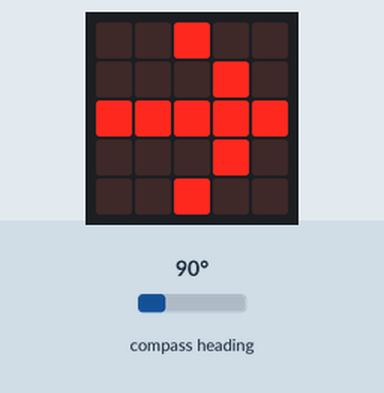
Recording of a program running on a simulated BBC micro:bit (MakeCode). Parts: the board's 5×5 LED display. The test bench sets the inputs (shaded band); at power-on: compass heading 90°. The compass is already calibrated.

Above: at 1.2 s.
1.3 s: compass heading set to 119°
3.0 s: compass heading set to 129°
At 3.6 s:
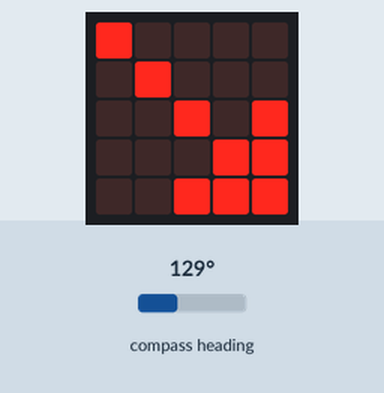
4.5 s: compass heading set to 167°
6.0 s: compass heading set to 177°
At 7.1 s:
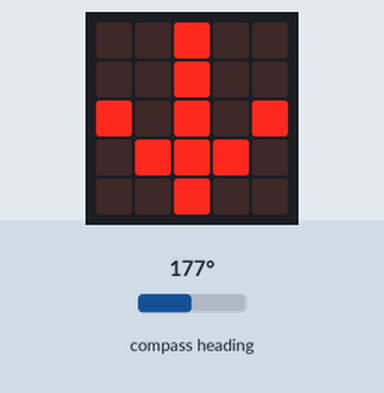
7.5 s: compass heading set to 255°
9.0 s: compass heading set to 267°
At 10.0 s:
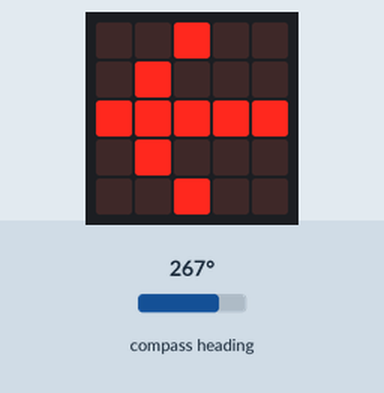
Timing chart, 0 to 11.5 s (numbered marks = the images above; inputs shaded):
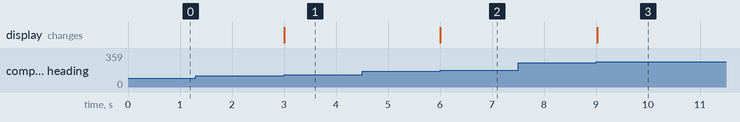

Measured:
- the behaviour switches between 125 and 126° on compass heading (found by bisection; images 0 and 1)
- the behaviour switches between 170 and 171° on compass heading (found by bisection; images 1 and 2)
- the behaviour switches between 260 and 261° on compass heading (found by bisection; images 2 and 3)
- after the input at 1.3 s, every drawn part: stays the same
- after the input at 3.0 s, the display: changes at once (image 1)
- after the input at 4.5 s, every drawn part: stays the same
- after the input at 6.0 s, the display: changes at once (image 2)
- after the input at 7.5 s, every drawn part: stays the same
- after the input at 9.0 s, the display: changes at once (image 3)

The program:

main.ts
```typescript
basic.forever(function () {
    if (input.compassHeading() > 80 && input.compassHeading() < 100) {
        basic.showArrow(ArrowNames.East)
    }
})
basic.forever(function () {
    if (input.compassHeading() > 35 && input.compassHeading() < 55) {
        basic.showArrow(ArrowNames.NorthEast)
    }
})
basic.forever(function () {
    if (input.compassHeading() > 350 && input.compassHeading() < 10) {
        basic.showArrow(ArrowNames.North)
    }
})
basic.forever(function () {
    if (input.compassHeading() > 305 && input.compassHeading() < 325) {
        basic.showArrow(ArrowNames.NorthWest)
    }
})
basic.forever(function () {
    if (input.compassHeading() > 260 && input.compassHeading() < 280) {
        basic.showArrow(ArrowNames.West)
    }
})
basic.forever(function () {
    if (input.compassHeading() > 215 && input.compassHeading() < 235) {
        basic.showArrow(ArrowNames.SouthWest)
    }
})
basic.forever(function () {
    if (input.compassHeading() > 170 && input.compassHeading() < 190) {
        basic.showArrow(ArrowNames.South)
    }
})
basic.forever(function () {
    if (input.compassHeading() > 125 && input.compassHeading() < 145) {
        basic.showArrow(ArrowNames.SouthEast)
    }
})
```

test.ts
```typescript
// 在這裡測試；當此封包作為擴充功能時，將不會編譯此內容。
```
